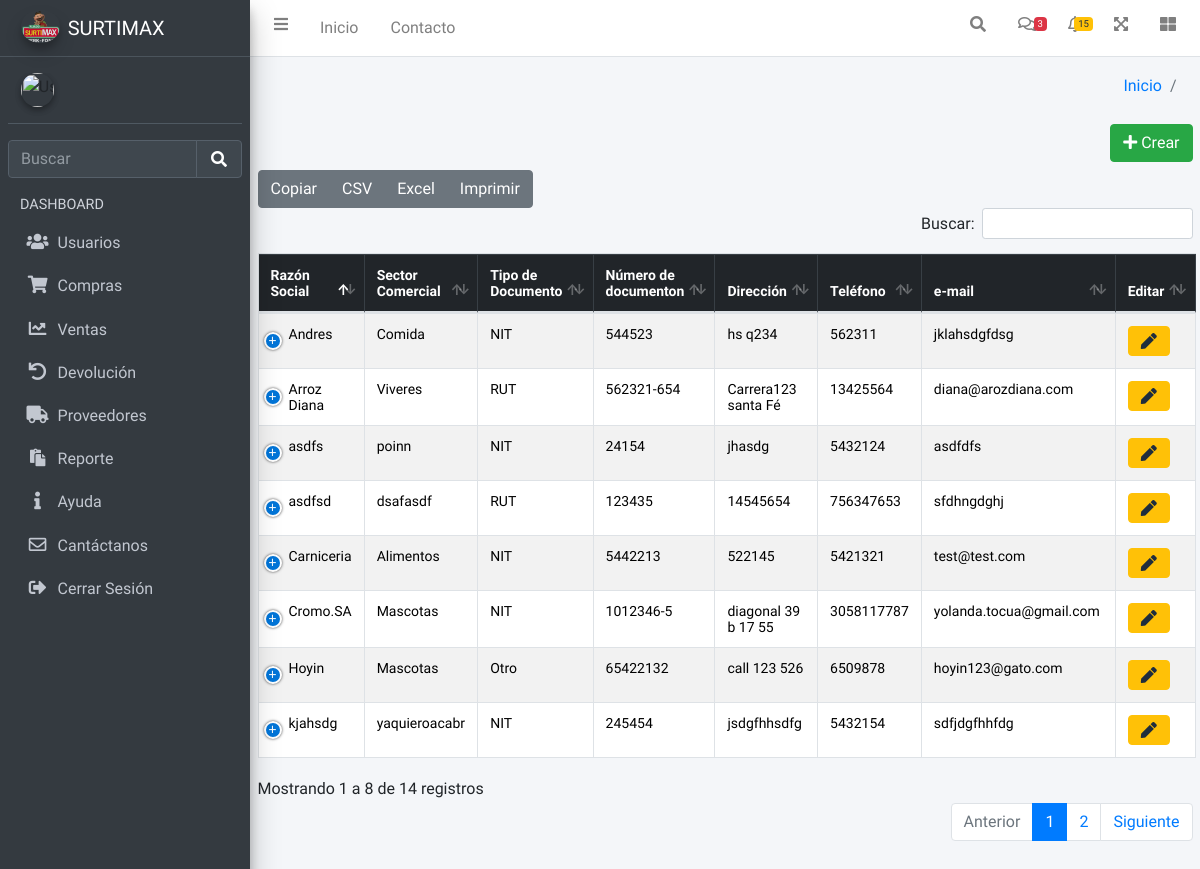
Screenshot of /proveedores/ with the database file from the repository.
### proveedores/models.py (models this page shows, shortened)
class Proveedor(models.Model):
    razonSocial=models.CharField(max_length=50, verbose_name="Razón Social")
    sectorComercial=models.CharField(max_length=50, verbose_name="Sector Comercial")
    class TipoDocumento(models.TextChoices):
        NIT='NIT', _('NIT')
        RUT='RUT', _('RUT')
        CC='CC', _('Cédula de Ciudadanía')
        CE='CE', _('Cédula de Extranjería')
        OT='Otro', _('Otro Tipo de Documento')
    tipoDocumento=models.CharField(max_length=4, choices=TipoDocumento.choices, default=TipoDocumento.NIT, verbose_name="Tipo de Documento")
    documento=models.CharField(max_length=50,verbose_name="Número de documento")
    direccion=models.CharField(max_length=100,verbose_name="Dirección")
    telefono=models.CharField(max_length=20,verbose_name="Teléfono")
    email=models.CharField(max_length=50,verbose_name="Correo")
    email=models.EmailField(max_length=150, verbose_name='Correo')
    url=models.URLField(max_length=100, verbose_name='URL', blank=True, null=True)
    class Meta:
        verbose_name_plural='provedores'

### proveedores/views.py (the view)
# urls.py: path('proveedores/', include('proveedores.urls'), name='proveedores'),
def proveedores (request):
    proveedores_list=Proveedor.objects.all()
    return render(request,'proveedores/proveedores.html',  {"proveedores": proveedores_list})

### main/context_processors.py (called while the page is built)
def sesion(request):
    usuario_actual= request.user
    image_user=r"../media/images/usuarios/default.png"
    if request.user.is_authenticated:
        if Usuario.objects.filter(user_id=usuario_actual.id):
           image_user=Usuario.objects.get(user_id=usuario_actual.id).foto.url
    context={
        'usuario_actual':usuario_actual,
        'image_user': image_user
    }
    return context

### proveedores/templates/proveedores/proveedores.html (shortened to what this page needs)
{% extends 'partials/body.html' %}
{% load static %}
{% block contenido %}
  <div class="d-flex justify-content-end mb-2">
    <td>
      <a class="btn btn-success text-center" title="Agregar" data-bs-toggle="modal" data-bs-target="#addModal">
        <i class="fas fa-plus"></i> Crear
      </a>
    </td>
  </div>
  <table class="table table-bordered table-striped mb-0 mt-0 " id="tabla-proveedores" style="font-size: 14px;">
    <thead class="table-dark">
      <tr>
        <th style="width: 20%;">Razón Social</th>
        <th style="width: 10%;">Sector Comercial</th>
        <th style="width: 5%;">Tipo de Documento</th>
        <th style="width: 10%;">Número de documenton</th>
        <th style="width: 10%;">Dirección</th>
        <th style="width: 10%;">Teléfono</th>
        <th style="width: 10%;">e-mail</th>
        <th style="width: 5%;">Editar</th>
      </tr>
    </thead>
  {% for proveedor in proveedores %}
    <tr>
      <td>{{proveedor.razonSocial}}</td>
      <td>{{proveedor.sectorComercial}}</td>
      <td>{{proveedor.tipoDocumento}}</td>
      <td>{{proveedor.documento}}</td>
      <td>{{proveedor.direccion}}</td>
      <td>{{proveedor.telefono}}</td>
      <td>{{proveedor.email}}</td>
      <td>
        <a class="btn btn-warning text-center" title="Editar"  data-bs-toggle="modal" data-bs-target="#editModal{{proveedor.pk}}">
          <i class="fas fa-pen"></i>
        </a>
      </td>
    </tr>
  {% endfor %}
  </table>
</div>
{% endblock contenido %}

### rows the page displays
Proveedor: razonSocial "Cromo.SA", sectorComercial "Mascotas", tipoDocumento "NIT", documento "1012346-5", direccion "diagonal 39 b 17 55", telefono "3058117787", email "yolanda.tocua@gmail.com"
Proveedor: razonSocial "asdfs", sectorComercial "poinn", tipoDocumento "NIT", documento "24154", direccion "jhasdg", telefono "5432124", email "asdfdfs"
Proveedor: razonSocial "kjahsdg", sectorComercial "yaquieroacabr", tipoDocumento "NIT", documento "245454", direccion "jsdgfhhsdfg", telefono "5432154", email "sdfjdgfhhfdg"
Proveedor: razonSocial "Carniceria", sectorComercial "Alimentos", tipoDocumento "NIT", documento "5442213", direccion "522145", telefono "5421321", email "test@test.com"
Proveedor: razonSocial "Hoyin", sectorComercial "Mascotas", tipoDocumento "Otro", documento "65422132", direccion "call 123 526", telefono "6509878", email "hoyin123@gato.com"
Proveedor: razonSocial "asdfsd", sectorComercial "dsafasdf", tipoDocumento "RUT", documento "123435", direccion "14545654", telefono "756347653", email "sfdhngdghj"
Proveedor: razonSocial "Arroz Diana", sectorComercial "Viveres", tipoDocumento "RUT", documento "562321-654", direccion "Carrera123 santa Fé", telefono "13425564", email "diana@arozdiana.com"
Proveedor: razonSocial "Andres", sectorComercial "Comida", tipoDocumento "NIT", documento "544523", direccion "hs q234", telefono "562311", email "jklahsdgfdsg"
